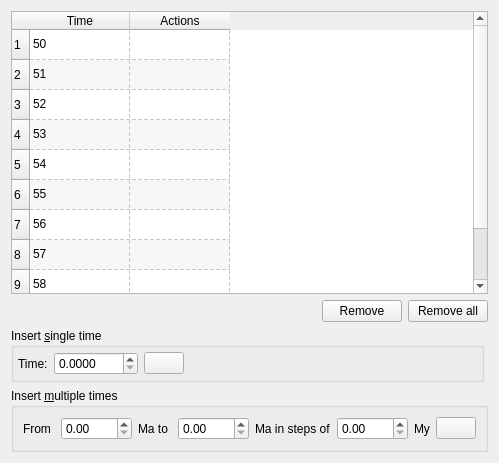
<?xml version="1.0" encoding="UTF-8"?>
<ui version="4.0">
 <class>EditTimeSequenceWidget</class>
 <widget class="QWidget" name="EditTimeSequenceWidget">
  <property name="geometry">
   <rect>
    <x>0</x>
    <y>0</y>
    <width>495</width>
    <height>463</height>
   </rect>
  </property>
  <property name="windowTitle">
   <string>Form</string>
  </property>
  <layout class="QGridLayout" name="gridLayout_2">
   <item row="0" column="0">
    <layout class="QHBoxLayout">
     <property name="spacing">
      <number>0</number>
     </property>
    </layout>
   </item>
   <item row="1" column="0">
    <widget class="QTableWidget" name="table_times">
     <property name="sizePolicy">
      <sizepolicy hsizetype="Expanding" vsizetype="Expanding">
       <horstretch>0</horstretch>
       <verstretch>0</verstretch>
      </sizepolicy>
     </property>
     <property name="styleSheet">
      <string/>
     </property>
     <property name="verticalScrollBarPolicy">
      <enum>Qt::ScrollBarAlwaysOn</enum>
     </property>
     <property name="horizontalScrollBarPolicy">
      <enum>Qt::ScrollBarAlwaysOff</enum>
     </property>
     <property name="alternatingRowColors">
      <bool>true</bool>
     </property>
     <property name="selectionBehavior">
      <enum>QAbstractItemView::SelectRows</enum>
     </property>
     <property name="verticalScrollMode">
      <enum>QAbstractItemView::ScrollPerItem</enum>
     </property>
     <property name="gridStyle">
      <enum>Qt::DashLine</enum>
     </property>
     <row/>
     <row/>
     <row/>
     <row/>
     <row/>
     <row/>
     <row/>
     <row/>
     <row/>
     <row/>
     <column>
      <property name="text">
       <string>Time</string>
      </property>
     </column>
     <column>
      <property name="text">
       <string>Actions</string>
      </property>
     </column>
     <item row="0" column="0">
      <property name="text">
       <string>50</string>
      </property>
     </item>
     <item row="1" column="0">
      <property name="text">
       <string>51</string>
      </property>
     </item>
     <item row="2" column="0">
      <property name="text">
       <string>52</string>
      </property>
     </item>
     <item row="3" column="0">
      <property name="text">
       <string>53</string>
      </property>
     </item>
     <item row="4" column="0">
      <property name="text">
       <string>54</string>
      </property>
     </item>
     <item row="5" column="0">
      <property name="text">
       <string>55</string>
      </property>
     </item>
     <item row="6" column="0">
      <property name="text">
       <string>56</string>
      </property>
     </item>
     <item row="7" column="0">
      <property name="text">
       <string>57</string>
      </property>
     </item>
     <item row="8" column="0">
      <property name="text">
       <string>58</string>
      </property>
     </item>
     <item row="9" column="0">
      <property name="text">
       <string>59</string>
      </property>
     </item>
    </widget>
   </item>
   <item row="2" column="0">
    <layout class="QHBoxLayout" name="horizontalLayout">
     <item>
      <spacer name="horizontalSpacer">
       <property name="orientation">
        <enum>Qt::Horizontal</enum>
       </property>
       <property name="sizeHint" stdset="0">
        <size>
         <width>40</width>
         <height>20</height>
        </size>
       </property>
      </spacer>
     </item>
     <item>
      <widget class="QPushButton" name="button_remove">
       <property name="text">
        <string>Remove</string>
       </property>
      </widget>
     </item>
     <item>
      <widget class="QPushButton" name="button_remove_all">
       <property name="text">
        <string>Remove all</string>
       </property>
      </widget>
     </item>
    </layout>
   </item>
   <item row="3" column="0">
    <layout class="QHBoxLayout">
     <property name="rightMargin">
      <number>4</number>
     </property>
     <item>
      <widget class="QGroupBox" name="groupbox_insert_time">
       <property name="title">
        <string>Insert &amp;single time</string>
       </property>
       <property name="flat">
        <bool>true</bool>
       </property>
       <layout class="QHBoxLayout">
        <property name="margin">
         <number>4</number>
        </property>
        <item>
         <widget class="QLabel" name="label_time">
          <property name="text">
           <string>Time:</string>
          </property>
         </widget>
        </item>
        <item>
         <widget class="QDoubleSpinBox" name="spinbox_time">
          <property name="decimals">
           <number>4</number>
          </property>
          <property name="minimum">
           <double>0.000000000000000</double>
          </property>
          <property name="maximum">
           <double>9999.000000000000000</double>
          </property>
         </widget>
        </item>
        <item>
         <widget class="QPushButton" name="button_insert_single">
          <property name="text">
           <string/>
          </property>
          <property name="icon">
           <iconset resource="../qt-resources/qt_widgets.qrc">
            <normaloff>:/tango_list_add_22.png</normaloff>:/tango_list_add_22.png</iconset>
          </property>
          <property name="iconSize">
           <size>
            <width>22</width>
            <height>22</height>
           </size>
          </property>
         </widget>
        </item>
        <item>
         <spacer>
          <property name="orientation">
           <enum>Qt::Horizontal</enum>
          </property>
          <property name="sizeHint" stdset="0">
           <size>
            <width>40</width>
            <height>20</height>
           </size>
          </property>
         </spacer>
        </item>
       </layout>
      </widget>
     </item>
    </layout>
   </item>
   <item row="4" column="0">
    <widget class="QGroupBox" name="groupbox_insert_times">
     <property name="title">
      <string>Insert &amp;multiple times</string>
     </property>
     <property name="flat">
      <bool>true</bool>
     </property>
     <layout class="QGridLayout" name="gridLayout">
      <item row="0" column="0">
       <widget class="QLabel" name="label_from">
        <property name="text">
         <string>From </string>
        </property>
       </widget>
      </item>
      <item row="0" column="1">
       <widget class="QDoubleSpinBox" name="spinbox_from_time">
        <property name="maximum">
         <double>9999.000000000000000</double>
        </property>
       </widget>
      </item>
      <item row="0" column="2">
       <widget class="QLabel" name="label_to">
        <property name="text">
         <string>Ma to </string>
        </property>
       </widget>
      </item>
      <item row="0" column="3">
       <widget class="QDoubleSpinBox" name="spinbox_to_time">
        <property name="maximum">
         <double>9999.000000000000000</double>
        </property>
       </widget>
      </item>
      <item row="0" column="4">
       <widget class="QLabel" name="label_steps">
        <property name="text">
         <string>Ma in steps of</string>
        </property>
       </widget>
      </item>
      <item row="0" column="5">
       <widget class="QDoubleSpinBox" name="spinbox_step_time">
        <property name="maximum">
         <double>9999.000000000000000</double>
        </property>
       </widget>
      </item>
      <item row="0" column="6">
       <widget class="QLabel" name="label_ma">
        <property name="text">
         <string>My</string>
        </property>
       </widget>
      </item>
      <item row="0" column="7">
       <spacer>
        <property name="orientation">
         <enum>Qt::Horizontal</enum>
        </property>
        <property name="sizeHint" stdset="0">
         <size>
          <width>21</width>
          <height>20</height>
         </size>
        </property>
       </spacer>
      </item>
      <item row="0" column="8">
       <widget class="QPushButton" name="button_insert_multiple">
        <property name="text">
         <string/>
        </property>
        <property name="icon">
         <iconset resource="../qt-resources/qt_widgets.qrc">
          <normaloff>:/tango_list_add_22.png</normaloff>:/tango_list_add_22.png</iconset>
        </property>
        <property name="iconSize">
         <size>
          <width>22</width>
          <height>22</height>
         </size>
        </property>
       </widget>
      </item>
     </layout>
    </widget>
   </item>
  </layout>
 </widget>
 <resources>
  <include location="../qt-resources/qt_widgets.qrc"/>
  <include location="../qt-resources/qt_widgets.qrc"/>
 </resources>
 <connections/>
</ui>
